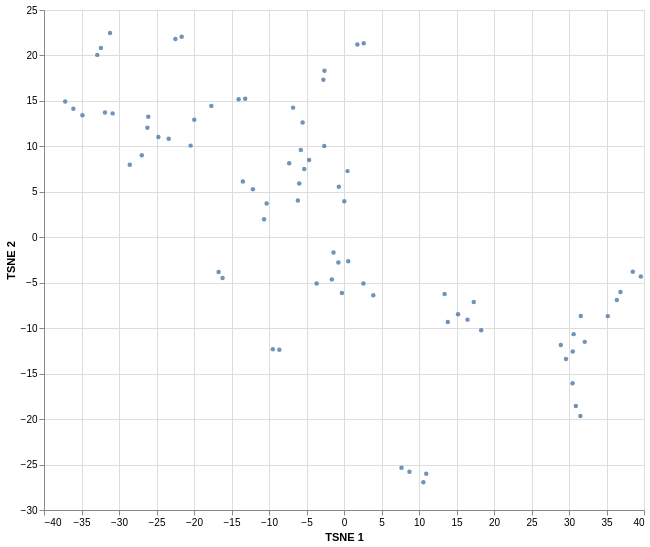

Vega-Lite specification stored for this chart:
### Vega-Lite specification from a JSON file in a GitHub repository (floating-point values rounded to 4 significant figures)
{"$schema": "https://vega.github.io/schema/vega-lite/v5.json", "width": 600, "height": 500, "data": {"values": [{"sample_id": "chepang1", "taxon": "Catenibacterium", "TSNE 1": 13.41, "TSNE 2": -6.234}, {"sample_id": "chepang1", "taxon": "Phascolarctobacterium", "TSNE 1": -2.605, "TSNE 2": 18.33}, {"sample_id": "chepang1", "taxon": "Prevotella", "TSNE 1": -32.41, "TSNE 2": 20.82}, {"sample_id": "chepang1", "taxon": "Succinivibrio", "TSNE 1": 2.634, "TSNE 2": 21.34}, {"sample_id": "chepang2", "taxon": "Faecalibacterium", "TSNE 1": 18.29, "TSNE 2": -10.24}, {"sample_id": "chepang2", "taxon": "Prevotella", "TSNE 1": -32.9, "TSNE 2": 20.06}, {"sample_id": "chepang2", "taxon": "Roseburia", "TSNE 1": 38.5, "TSNE 2": -3.786}, {"sample_id": "chepang2", "taxon": "Succinivibrio", "TSNE 1": 1.781, "TSNE 2": 21.19}, {"sample_id": "chepang3", "taxon": "Bacteroides", "TSNE 1": 35.17, "TSNE 2": -8.673}, {"sample_id": "chepang3", "taxon": "Clostridium", "TSNE 1": 30.91, "TSNE 2": -18.56}, {"sample_id": "chepang3", "taxon": "Faecalibacterium", "TSNE 1": 13.84, "TSNE 2": -9.309}, {"sample_id": "chepang3", "taxon": "Holdemanella", "TSNE 1": -1.397, "TSNE 2": -1.669}, {"sample_id": "chepang3", "taxon": "Phocaeicola", "TSNE 1": 17.3, "TSNE 2": -7.13}, {"sample_id": "chepang3", "taxon": "Prevotella", "TSNE 1": -2.63, "TSNE 2": 10.03}, {"sample_id": "chepang3", "taxon": "Roseburia", "TSNE 1": 28.91, "TSNE 2": -11.85}, {"sample_id": "chepang3", "taxon": "Ruminococcus", "TSNE 1": 8.729, "TSNE 2": -25.78}, {"sample_id": "hadza1", "taxon": "Anaerobutyricum", "TSNE 1": -5.757, "TSNE 2": 9.613}, {"sample_id": "hadza1", "taxon": "Blautia", "TSNE 1": -10.66, "TSNE 2": 1.984}, {"sample_id": "hadza1", "taxon": "Bulleidia", "TSNE 1": -30.85, "TSNE 2": 13.63}, {"sample_id": "hadza1", "taxon": "Clostridium", "TSNE 1": -31.2, "TSNE 2": 22.46}, {"sample_id": "hadza1", "taxon": "Dorea", "TSNE 1": -5.971, "TSNE 2": 5.925}, {"sample_id": "hadza1", "taxon": "Faecalibacterium", "TSNE 1": -16.19, "TSNE 2": -4.475}, {"sample_id": "hadza1", "taxon": "Holdemanella", "TSNE 1": 3.905, "TSNE 2": -6.381}, {"sample_id": "hadza1", "taxon": "Mediterraneibacter", "TSNE 1": -16.72, "TSNE 2": -3.814}, {"sample_id": "hadza1", "taxon": "Prevotella", "TSNE 1": 31.57, "TSNE 2": -8.653}, {"sample_id": "hadza2", "taxon": "Anaerobutyricum", "TSNE 1": -26.22, "TSNE 2": 12.04}, {"sample_id": "hadza2", "taxon": "Anaerostipes", "TSNE 1": -3.647, "TSNE 2": -5.076}, {"sample_id": "hadza2", "taxon": "Blautia", "TSNE 1": -26.96, "TSNE 2": 9.019}, {"sample_id": "hadza2", "taxon": "Catenibacterium", "TSNE 1": -0.2746, "TSNE 2": -6.123}, {"sample_id": "hadza2", "taxon": "Clostridium", "TSNE 1": 30.48, "TSNE 2": -16.05}, {"sample_id": "hadza2", "taxon": "Collinsella", "TSNE 1": 32.09, "TSNE 2": -11.5}, {"sample_id": "hadza2", "taxon": "Dorea", "TSNE 1": -6.147, "TSNE 2": 4.042}, {"sample_id": "hadza2", "taxon": "Faecalibacterium", "TSNE 1": -36.09, "TSNE 2": 14.13}, {"sample_id": "hadza2", "taxon": "Holdemanella", "TSNE 1": 0.5657, "TSNE 2": -2.648}, {"sample_id": "hadza2", "taxon": "Intestinibacter", "TSNE 1": -5.513, "TSNE 2": 12.62}, {"sample_id": "hadza2", "taxon": "Lachnospira", "TSNE 1": -24.75, "TSNE 2": 11.03}, {"sample_id": "hadza2", "taxon": "Mediterraneibacter", "TSNE 1": -13.49, "TSNE 2": 6.129}, {"sample_id": "hadza2", "taxon": "Prevotella", "TSNE 1": -9.487, "TSNE 2": -12.31}, {"sample_id": "hadza2", "taxon": "Roseburia", "TSNE 1": 30.62, "TSNE 2": -10.65}, {"sample_id": "hadza2", "taxon": "Ruminococcus", "TSNE 1": 36.38, "TSNE 2": -6.9}, {"sample_id": "hadza2", "taxon": "Terrisporobacter", "TSNE 1": -23.37, "TSNE 2": 10.84}, {"sample_id": "hadza3", "taxon": "Anaerobutyricum", "TSNE 1": -26.1, "TSNE 2": 13.26}, {"sample_id": "hadza3", "taxon": "Blautia", "TSNE 1": -28.56, "TSNE 2": 7.984}, {"sample_id": "hadza3", "taxon": "Bulleidia", "TSNE 1": -31.88, "TSNE 2": 13.73}, {"sample_id": "hadza3", "taxon": "Butyrivibrio", "TSNE 1": -7.307, "TSNE 2": 8.136}, {"sample_id": "hadza3", "taxon": "Clostridium", "TSNE 1": -22.49, "TSNE 2": 21.82}, {"sample_id": "hadza3", "taxon": "Faecalibacterium", "TSNE 1": -37.17, "TSNE 2": 14.94}, {"sample_id": "hadza3", "taxon": "Holdemanella", "TSNE 1": 2.592, "TSNE 2": -5.095}, {"sample_id": "hadza3", "taxon": "Mediterraneibacter", "TSNE 1": -20.45, "TSNE 2": 10.08}, {"sample_id": "hadza3", "taxon": "Prevotella", "TSNE 1": -19.96, "TSNE 2": 12.93}, {"sample_id": "hadza3", "taxon": "Roseburia", "TSNE 1": -8.622, "TSNE 2": -12.37}, {"sample_id": "hadza3", "taxon": "Ruminococcus", "TSNE 1": 39.57, "TSNE 2": -4.325}, {"sample_id": "mephaa1", "taxon": "Blautia", "TSNE 1": -10.32, "TSNE 2": 3.707}, {"sample_id": "mephaa1", "taxon": "Catenibacterium", "TSNE 1": -1.621, "TSNE 2": -4.631}, {"sample_id": "mephaa1", "taxon": "Clostridium", "TSNE 1": -21.64, "TSNE 2": 22.06}, {"sample_id": "mephaa1", "taxon": "Dialister", "TSNE 1": 0.4727, "TSNE 2": 7.277}, {"sample_id": "mephaa1", "taxon": "Faecalibacterium", "TSNE 1": -34.87, "TSNE 2": 13.43}, {"sample_id": "mephaa1", "taxon": "Holdemanella", "TSNE 1": -0.7462, "TSNE 2": -2.787}, {"sample_id": "mephaa1", "taxon": "Mediterraneibacter", "TSNE 1": -12.15, "TSNE 2": 5.281}, {"sample_id": "mephaa1", "taxon": "Methanobrevibacter", "TSNE 1": -6.79, "TSNE 2": 14.26}, {"sample_id": "mephaa1", "taxon": "Phascolarctobacterium", "TSNE 1": -2.749, "TSNE 2": 17.34}, {"sample_id": "mephaa1", "taxon": "Prevotella", "TSNE 1": -17.69, "TSNE 2": 14.45}, {"sample_id": "mephaa1", "taxon": "Streptococcus", "TSNE 1": 36.86, "TSNE 2": -6.023}, {"sample_id": "mephaa2", "taxon": "Dialister", "TSNE 1": -0.6875, "TSNE 2": 5.561}, {"sample_id": "mephaa2", "taxon": "Faecalibacterium", "TSNE 1": 16.47, "TSNE 2": -9.06}, {"sample_id": "mephaa2", "taxon": "Haemophilus", "TSNE 1": 7.666, "TSNE 2": -25.35}, {"sample_id": "mephaa2", "taxon": "Prevotella", "TSNE 1": -13.18, "TSNE 2": 15.25}, {"sample_id": "mephaa2", "taxon": "Roseburia", "TSNE 1": 30.5, "TSNE 2": -12.56}, {"sample_id": "mephaa2", "taxon": "Streptococcus", "TSNE 1": 10.97, "TSNE 2": -26.0}, {"sample_id": "mephaa2", "taxon": "Succinivibrio", "TSNE 1": -5.299, "TSNE 2": 7.505}, {"sample_id": "mephaa3", "taxon": "Clostridium", "TSNE 1": 31.51, "TSNE 2": -19.65}, {"sample_id": "mephaa3", "taxon": "Dialister", "TSNE 1": 0.03812, "TSNE 2": 3.959}, {"sample_id": "mephaa3", "taxon": "Faecalibacterium", "TSNE 1": 15.2, "TSNE 2": -8.47}, {"sample_id": "mephaa3", "taxon": "Prevotella", "TSNE 1": -14.05, "TSNE 2": 15.19}, {"sample_id": "mephaa3", "taxon": "Roseburia", "TSNE 1": 29.6, "TSNE 2": -13.4}, {"sample_id": "mephaa3", "taxon": "Streptococcus", "TSNE 1": 10.58, "TSNE 2": -26.95}, {"sample_id": "mephaa3", "taxon": "Succinivibrio", "TSNE 1": -4.652, "TSNE 2": 8.491}]}, "mark": {"type": "point", "filled": true, "size": 20, "tooltip": {"content": "data"}}, "encoding": {"x": {"field": "TSNE 1", "type": "quantitative", "scale": {"zero": false}}, "y": {"field": "TSNE 2", "type": "quantitative", "scale": {"zero": false}}, "color": {}, "opacity": {"value": 0.8}}}
